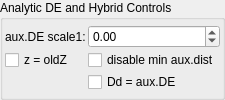
    <widget class="QGroupBox" name="groupBox_4">
     <property name="title">
      <string>Analytic DE and Hybrid Controls</string>
     </property>
     <layout class="QVBoxLayout" name="verticalLayout_8">
      <property name="leftMargin">
       <number>2</number>
      </property>
      <property name="topMargin">
       <number>2</number>
      </property>
      <property name="rightMargin">
       <number>2</number>
      </property>
      <property name="bottomMargin">
       <number>2</number>
      </property>
      <item>
       <layout class="QGridLayout" name="gridLayout_26" columnstretch="0,0,1">
        <property name="spacing">
         <number>2</number>
        </property>
        <item row="0" column="2">
         <widget class="MyDoubleSpinBox" name="spinbox_analyticDE_scale_1">
          <property name="sizePolicy">
           <sizepolicy hsizetype="Minimum" vsizetype="Maximum">
            <horstretch>0</horstretch>
            <verstretch>0</verstretch>
           </sizepolicy>
          </property>
          <property name="prefix">
           <string/>
          </property>
          <property name="suffix">
           <string/>
          </property>
          <property name="decimals">
           <number>2</number>
          </property>
          <property name="minimum">
           <double>-36000.000000000000000</double>
          </property>
          <property name="maximum">
           <double>36000.000000000000000</double>
          </property>
          <property name="singleStep">
           <double>0.100000000000000</double>
          </property>
         </widget>
        </item>
        <item row="0" column="1">
         <widget class="QLabel" name="label_178">
          <property name="text">
           <string>aux.DE scale1:</string>
          </property>
         </widget>
        </item>
        <item row="1" column="2">
         <widget class="MyCheckBox" name="checkBox_transf_function_enabledX_false">
          <property name="text">
           <string>disable min aux.dist</string>
          </property>
         </widget>
        </item>
        <item row="1" column="1">
         <widget class="MyCheckBox" name="checkBox_analyticDE_enabled_false">
          <property name="text">
           <string>z = oldZ</string>
          </property>
         </widget>
        </item>
        <item row="2" column="2">
         <widget class="MyCheckBox" name="checkBox_transf_function_enabledBy_false">
          <property name="text">
           <string>Dd = aux.DE</string>
          </property>
         </widget>
        </item>
       </layout>
      </item>
     </layout>
    </widget>
